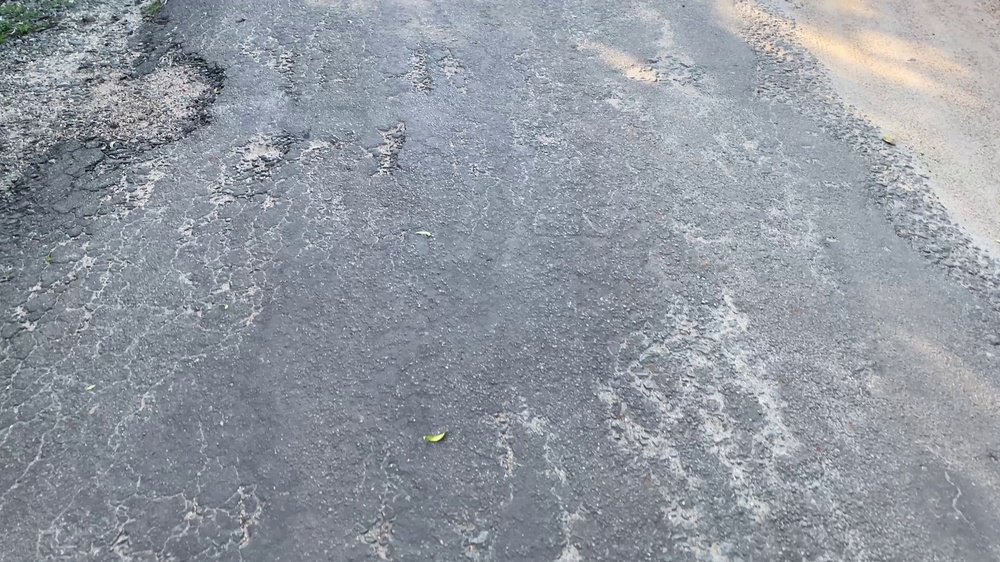
#> input picture frames/frame_0065.jpg, 1000 x 562 px, shrunk from 3840 x 2160 before the run; its folder holds only this picture in this run
$ python main.py
#> lines starting #> are read from the running program, lines starting #| are printed output that depends on the picture
### reader.py
import cv2
import os

def read_images():

    folder_path = "frames" #please if the file not loaded correctly add frames folder path which is inculded with this file

    images = []

    for file in sorted(os.listdir(folder_path)):

        file_path = os.path.join(folder_path, file)

        img = cv2.imread(file_path)
#> img is the input picture: shape (562, 1000, 3); mean B, G, R 161.6, 152.7, 146.8

        if img is not None:
            images.append((file, img))

    return images


# [8 lines that do not run on import are left out]

### denoise.py
import cv2

def gaussian_denoise(image):

    smooth = cv2.GaussianBlur(image, (5,5), 0)

    return smooth

### contrast.py
import numpy as np

def contrast_stretch(image):

    min_val = image.min()
    max_val = image.max()

    if max_val == min_val:
        return image

    dmin = 50
    dmax = 200

    stretched = dmin + (image - min_val) * ((dmax - dmin)/(max_val - min_val))

    return stretched.astype("uint8")

### sharpen_save.py
import cv2
import os
import numpy as np

def sharpen_image(image):

    kernel = np.array([[0,-1,0],
                       [-1,5,-1],
                       [0,-1,0]])

    sharp = cv2.filter2D(image, -1, kernel)

    return sharp


def save_image(filename, image):

    output_folder = "enhanced_frames"

    if not os.path.exists(output_folder):
        os.makedirs(output_folder)

    save_path = os.path.join(output_folder, filename)

    cv2.imwrite(save_path, image)

### main.py
import cv2

from reader import read_images
from denoise import gaussian_denoise
from contrast import contrast_stretch
from sharpen_save import sharpen_image, save_image


images = read_images()
#> images = 1 item

print("Processing frames...")

for name, img in images:

    gray = cv2.cvtColor(img, cv2.COLOR_BGR2GRAY)

    denoised = gaussian_denoise(gray)

    stretched = contrast_stretch(denoised)

    sharpened = sharpen_image(stretched)

    save_image(name, sharpened)
#> this loop made 1 pass
#> (name, min_val in contrast_stretch, max_val in contrast_stretch, dmin in contrast_stretch, dmax in contrast_stretch, kernel in sharpen_image, output_folder in save_image) on pass 1: ('frame_0065.jpg', 34, 235, 50, 200, [[0, -1, 0], [-1, 5, -1], [0, -1, 0]], 'enhanced_frames')
#> pass 1, in gaussian_denoise, `smooth = cv2.GaussianBlur(image, (5,5), 0)`:
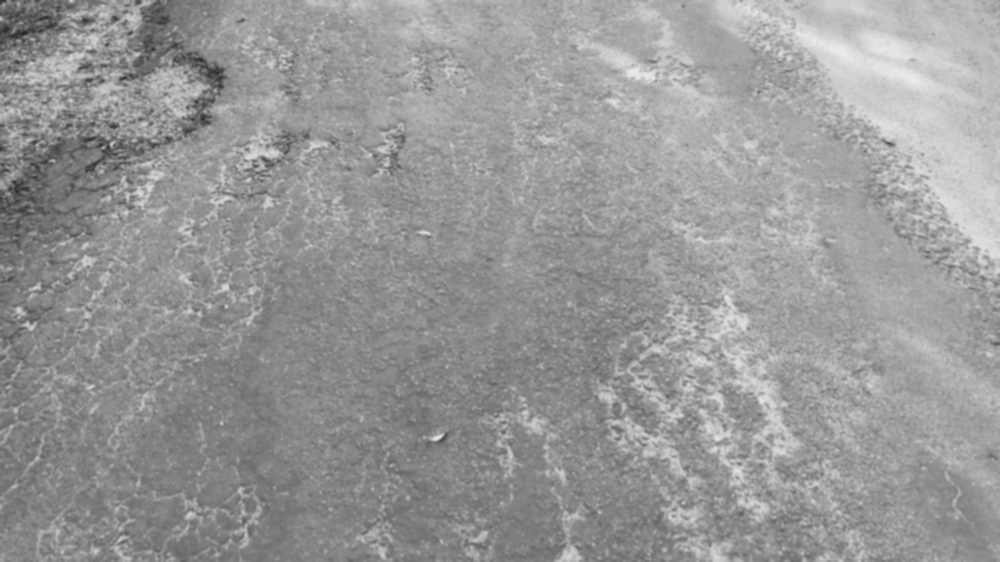
#> smooth: shape (562, 1000); min 34, max 235, mean 152
#> pass 1, in contrast_stretch, `stretched = dmin + (image - min_val) * ((dmax - dmin)/(max_val - min_v..`:
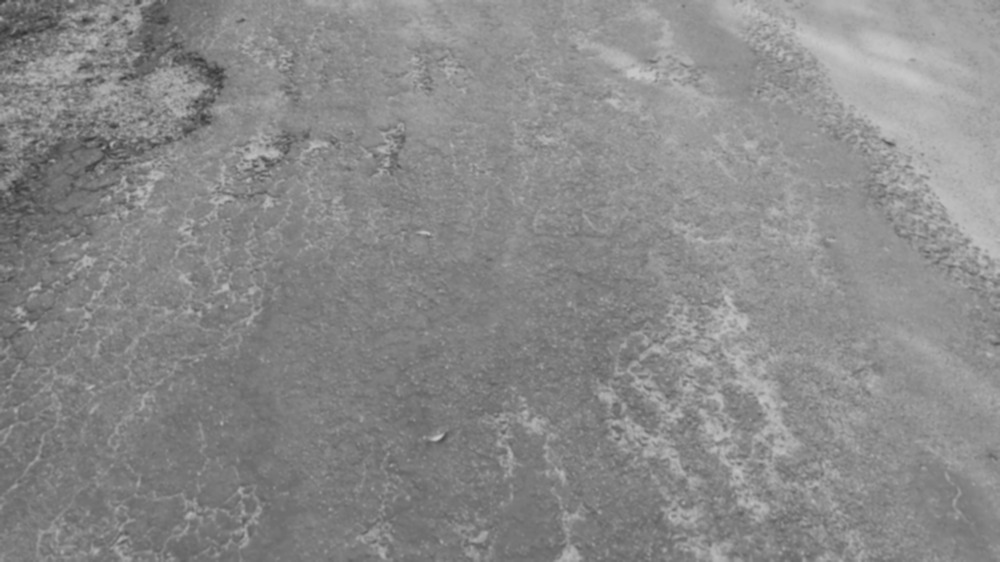
#> stretched: shape (562, 1000) float64; min 50, max 200, mean 138

print("All frames processed and saved.")

$ run again, on frames/frame_0069.jpg
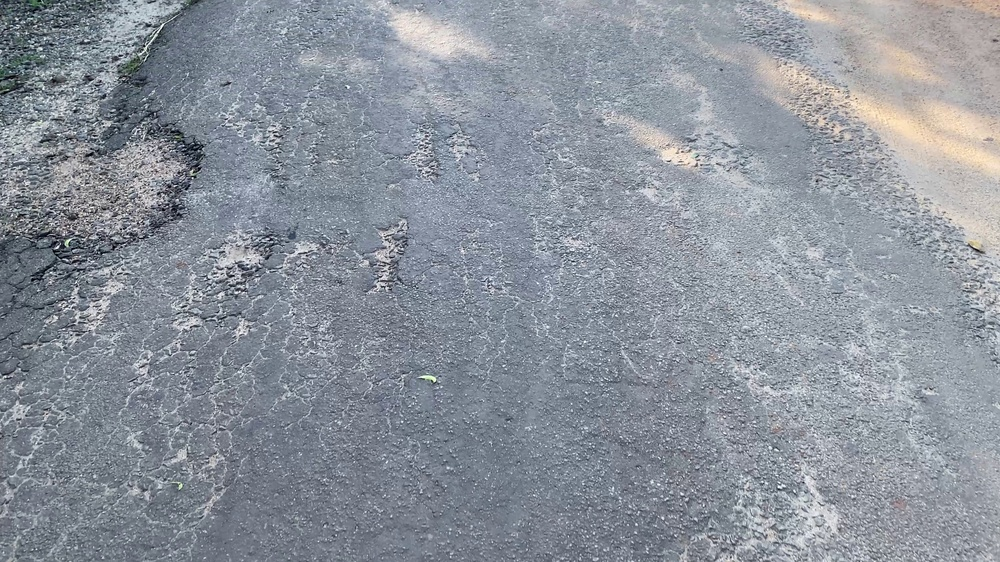
#> input picture frames/frame_0069.jpg, 1000 x 562 px, shrunk from 3840 x 2160 before the run
#> in read_images, img is the input picture: shape (562, 1000, 3); mean B, G, R 155.9, 146.6, 140.1
#> images = 1 item
#> the loop `for name, img in images: ` made 1 pass
#> (name, min_val in contrast_stretch, max_val in contrast_stretch, dmin in contrast_stretch, dmax in contrast_stretch, kernel in sharpen_image, output_folder in save_image) on pass 1: ('frame_0069.jpg', 24, 233, 50, 200, [[0, -1, 0], [-1, 5, -1], [0, -1, 0]], 'enhanced_frames')
#> pass 1, in gaussian_denoise, `smooth = cv2.GaussianBlur(image, (5,5), 0)`:
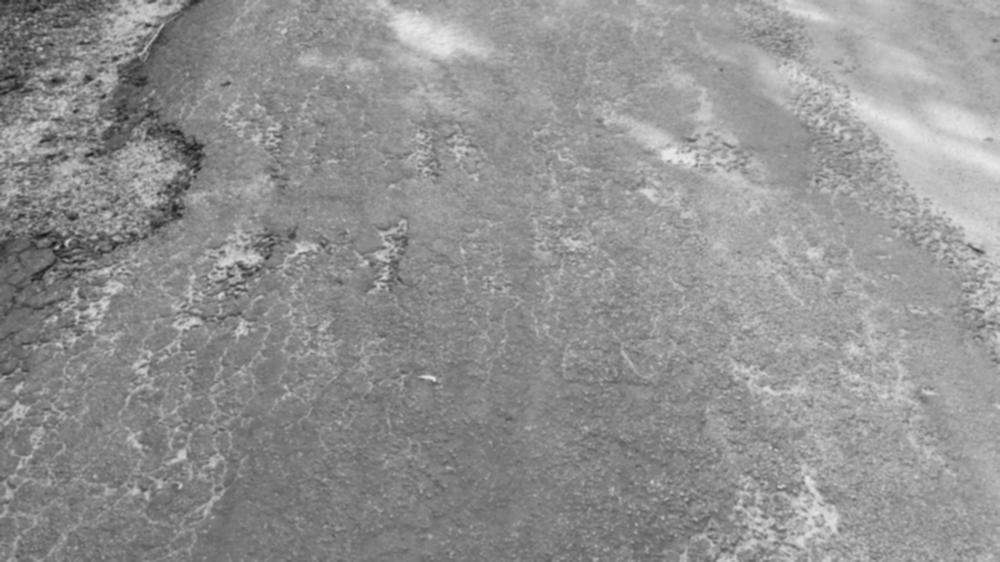
#> smooth: shape (562, 1000); min 24, max 233, mean 145.7
#> pass 1, in contrast_stretch, `stretched = dmin + (image - min_val) * ((dmax - dmin)/(max_val - min_v..`:
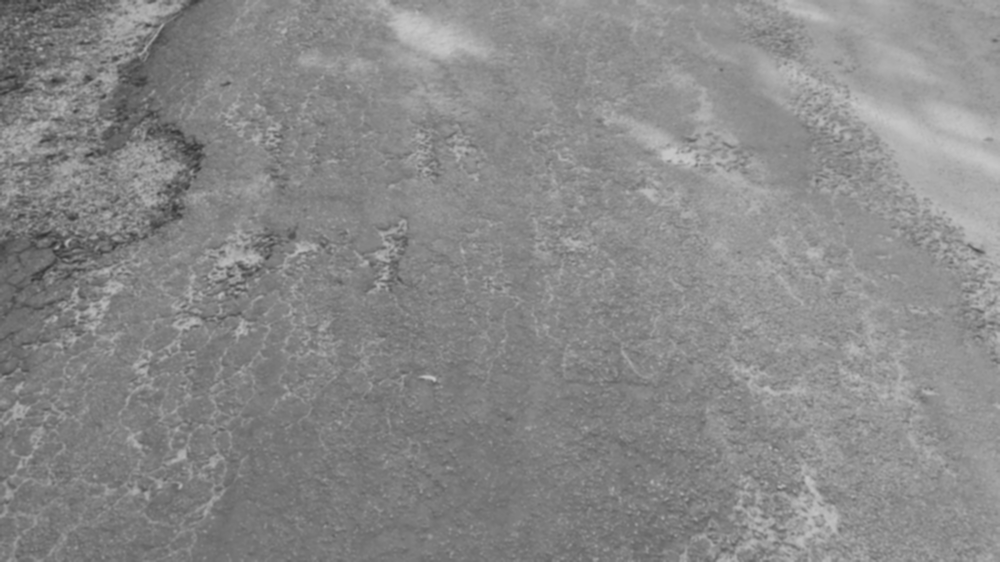
#> stretched: shape (562, 1000) float64; min 50, max 200, mean 137.4

$ run again, on frames/frame_0071.jpg
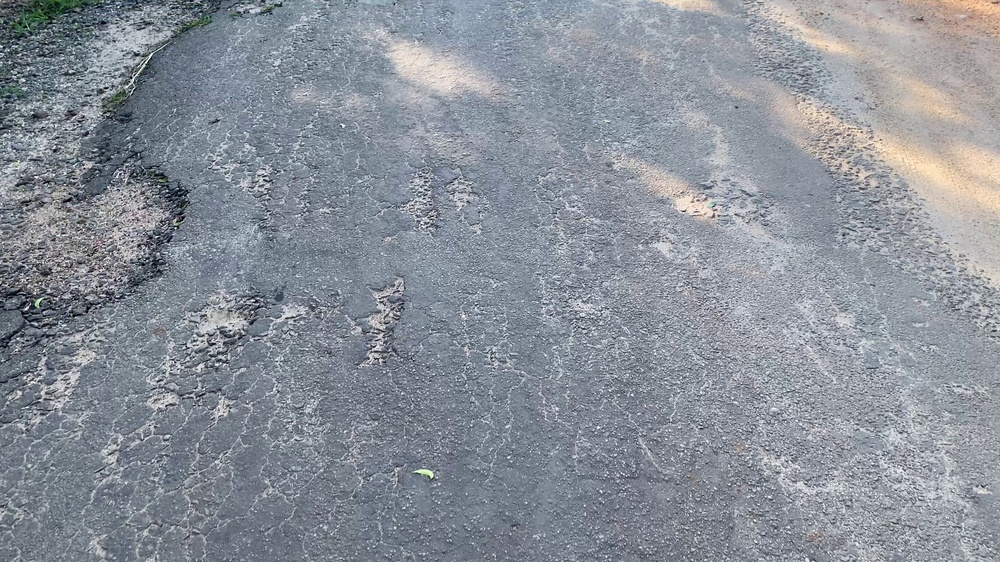
#> input picture frames/frame_0071.jpg, 1000 x 562 px, shrunk from 3840 x 2160 before the run
#> in read_images, img is the input picture: shape (562, 1000, 3); mean B, G, R 153.1, 144.5, 138.5
#> images = 1 item
#> the loop `for name, img in images: ` made 1 pass
#> (name, min_val in contrast_stretch, max_val in contrast_stretch, dmin in contrast_stretch, dmax in contrast_stretch, kernel in sharpen_image, output_folder in save_image) on pass 1: ('frame_0071.jpg', 19, 234, 50, 200, [[0, -1, 0], [-1, 5, -1], [0, -1, 0]], 'enhanced_frames')
#> pass 1, in gaussian_denoise, `smooth = cv2.GaussianBlur(image, (5,5), 0)`:
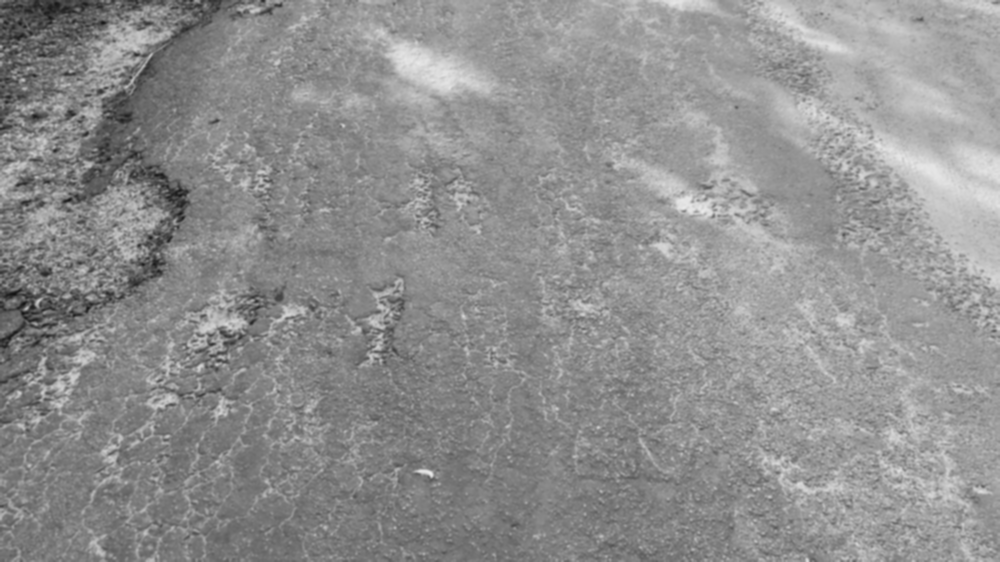
#> smooth: shape (562, 1000); min 19, max 234, mean 143.6
#> pass 1, in contrast_stretch, `stretched = dmin + (image - min_val) * ((dmax - dmin)/(max_val - min_v..`:
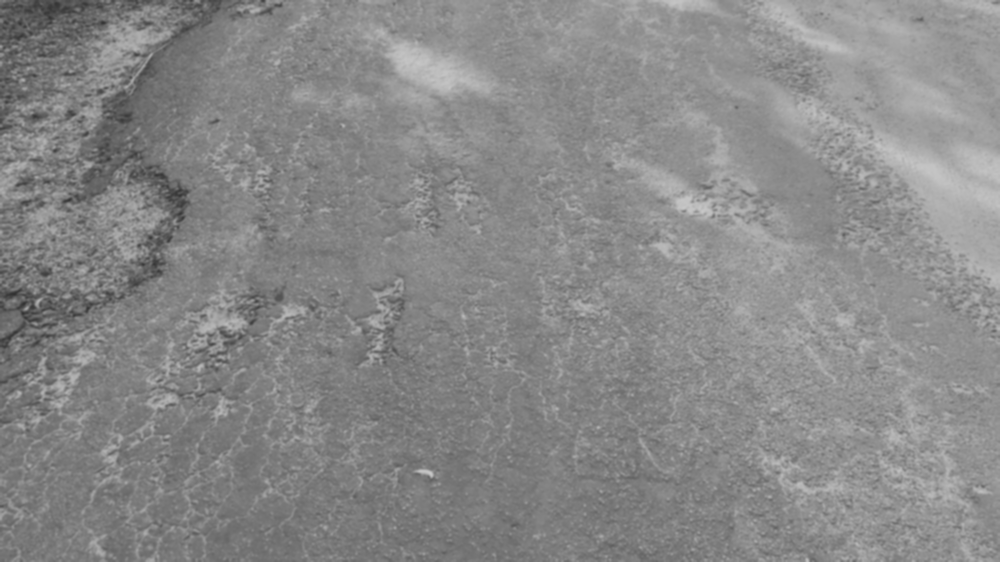
#> stretched: shape (562, 1000) float64; min 50, max 200, mean 137

$ run again, on frames/frame_0066.jpg
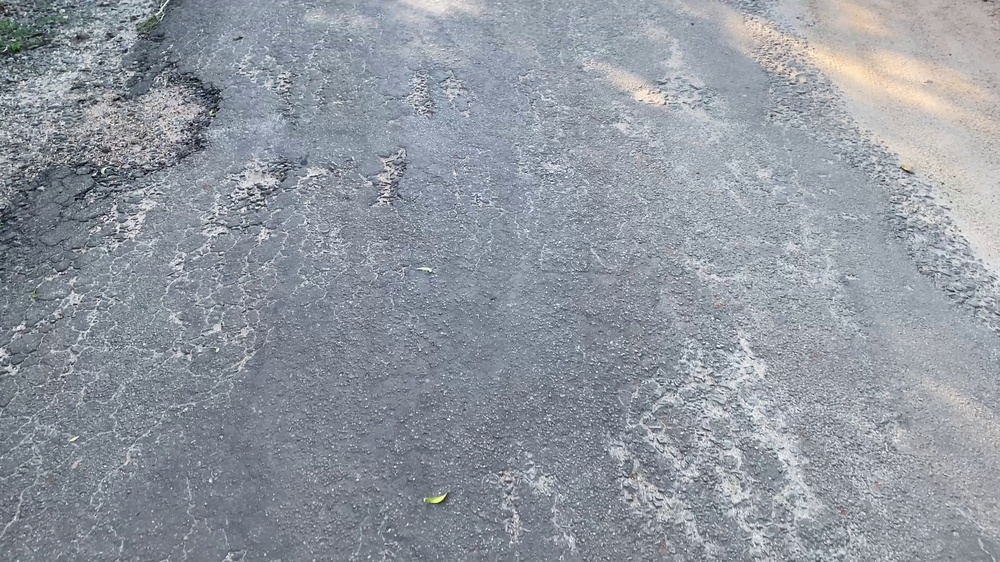
#> input picture frames/frame_0066.jpg, 1000 x 562 px, shrunk from 3840 x 2160 before the run
#> in read_images, img is the input picture: shape (562, 1000, 3); mean B, G, R 160.5, 151.6, 145.5
#> images = 1 item
#> the loop `for name, img in images: ` made 1 pass
#> (name, min_val in contrast_stretch, max_val in contrast_stretch, dmin in contrast_stretch, dmax in contrast_stretch, kernel in sharpen_image, output_folder in save_image) on pass 1: ('frame_0066.jpg', 28, 234, 50, 200, [[0, -1, 0], [-1, 5, -1], [0, -1, 0]], 'enhanced_frames')
#> pass 1, in gaussian_denoise, `smooth = cv2.GaussianBlur(image, (5,5), 0)`:
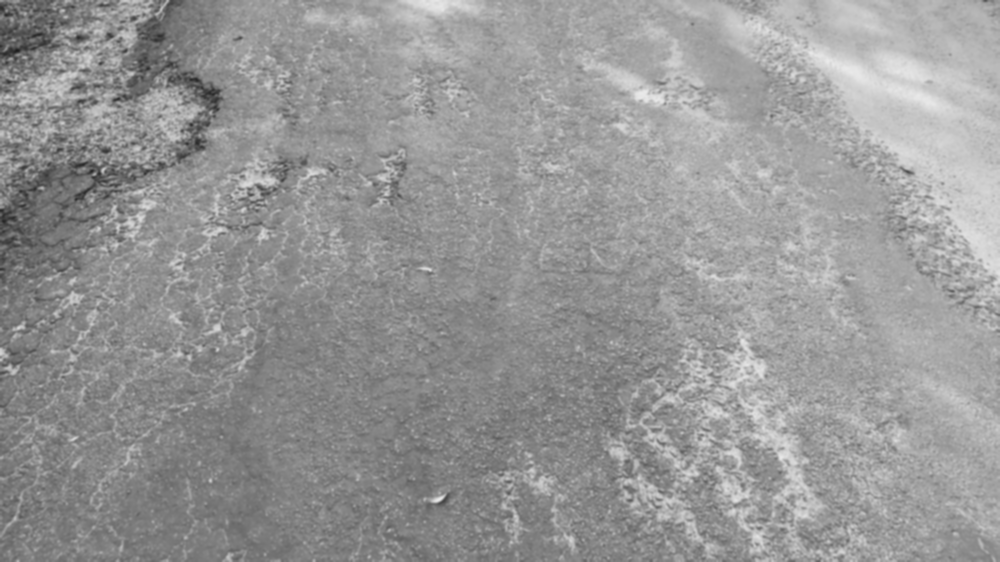
#> smooth: shape (562, 1000); min 28, max 234, mean 150.8
#> pass 1, in contrast_stretch, `stretched = dmin + (image - min_val) * ((dmax - dmin)/(max_val - min_v..`:
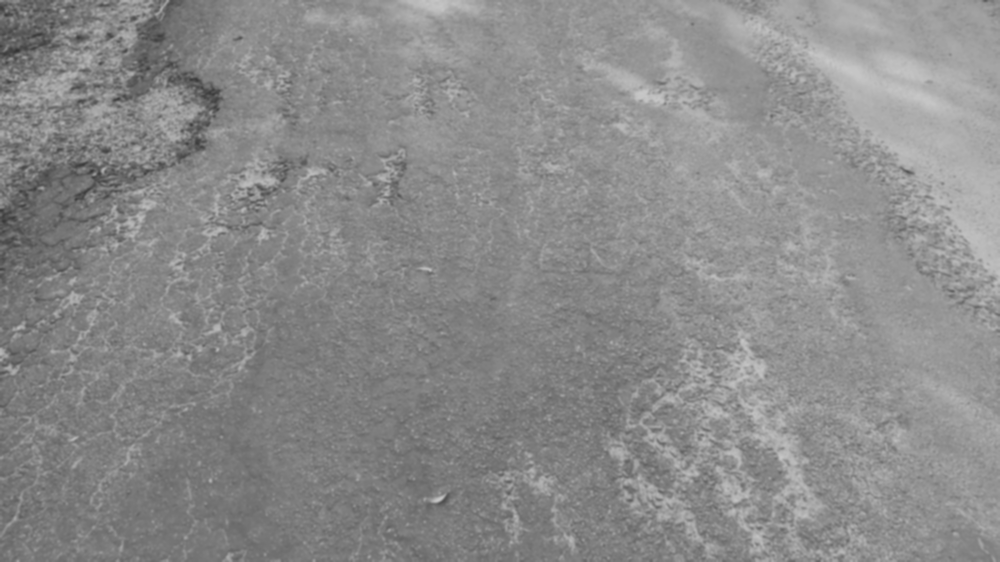
#> stretched: shape (562, 1000) float64; min 50, max 200, mean 139.4
